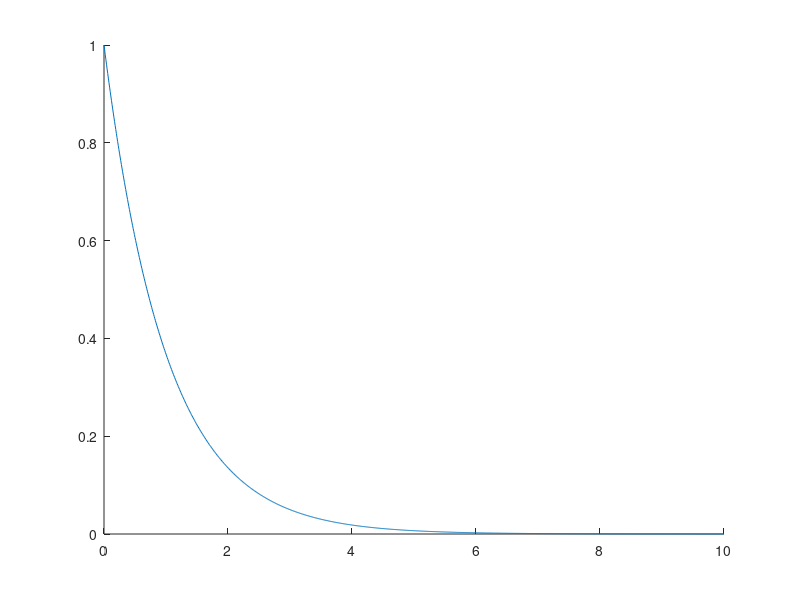

This chart was generated by the following MATLAB code: (Note: this script raises an error after producing the figure.)
%   problem2.m
%   Author: Kurtis Harms
%   Student #38764114
%   MECH 358 Lab 2
%   Purpose: Problem 2, a convective heat transfer problem
%   Required Files: solve_bvp.m
clear;
clc;

Pe_values = 1;
h_values = [0.1,1];
L_values = [10,50,100];

colors = ['-r','b',':k','g'];

T_bvs = [1 0];

Pe = 1;



i = 1;
for L = L_values
    
    
    figure(i);
    hold on;
   
    j = 1;
    for h = h_values
        
        % Create and plot analytical solution
        x = 0:0.01:L;
        y = exp(-Pe.*x);
        plot(x,y,colors(j));
        
        % Create and plot numerical solution
        T = solve_bvp(L,h,Pe,T_bvs(1),T_bvs(2));
        x = 0:h:L;
        plot(x,T,colors(j+1));

        j = j+2;
    end
    
    legend('Analytical Solution with h=0.1', ...
    'Numerical Solution with h=0.1', ...
    'Analytical Solution with h=1', ...
    'Numerical Solution with h=1');
    title(strcat('T(x) vs. x Analytical Solution for L=',num2str(L)));
    xlabel('x')
    ylabel('T(x)');
    
    i = i+1;
end



figure(20);
hold on;

i = 1;
L = 100;

for h = h_values
    T = solve_bvp(L,h,Pe,T_bvs(1),T_bvs(2));

    x = 0:h:L;
    plot(x,T,colors(i));

    i = i+1;
end


title('T(x) vs. x numerical solutions for L=100 and varying h');
xlabel('x')
ylabel('(T(x)');










